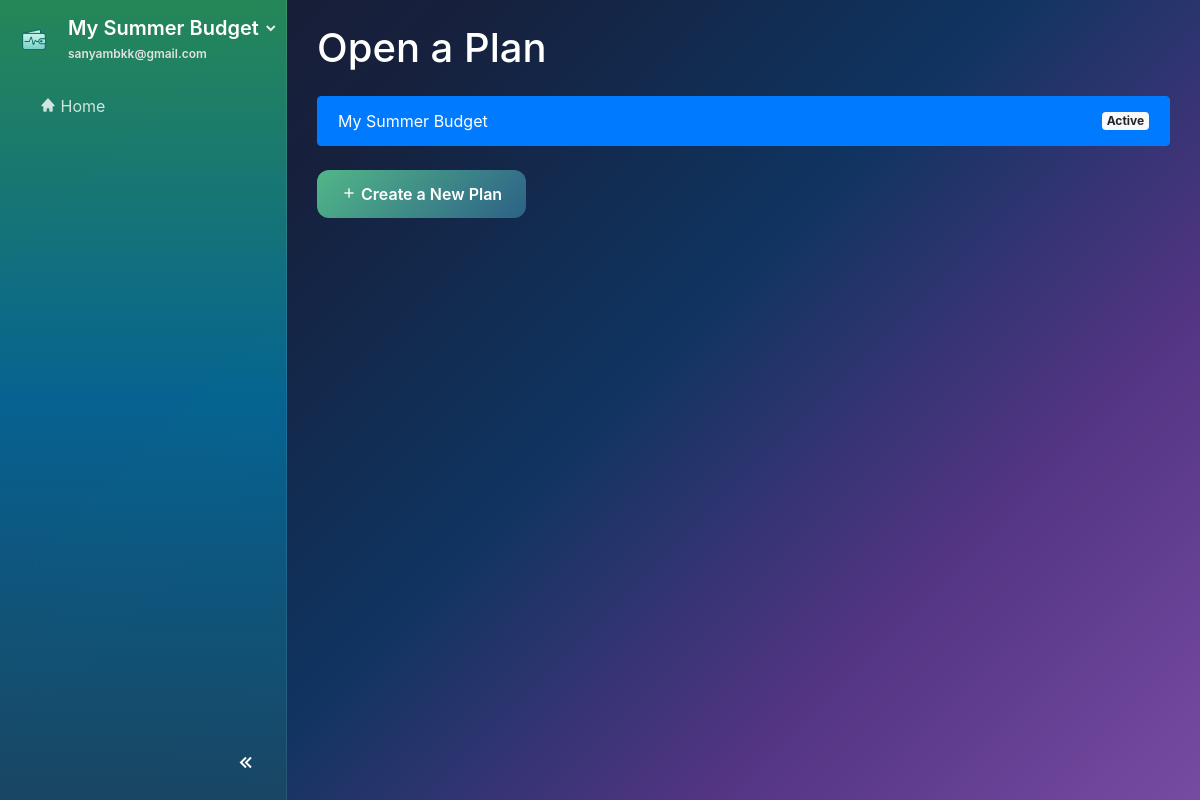
Page /open-plan (signed in) on the committed database.
### website/models.py (models this page shows)
class Plan(db.Model):
    id             = db.Column(db.Integer, primary_key=True)
    name           = db.Column(db.String(100), nullable=False)
    monthly_income = db.Column(db.Float)
    budget_pref    = db.Column(JSON)  # e.g., {"needs": 50, "wants": 30, "savings": 20}
    user_id        = db.Column(db.Integer, db.ForeignKey('user.id'), nullable=False)

class User(db.Model, UserMixin):
    id         = db.Column(db.Integer, primary_key=True)
    email      = db.Column(db.String(150), unique=True, nullable=False)
    password   = db.Column(db.String(150))
    first_name = db.Column(db.String(150))
    last_name  = db.Column(db.String(150))
    active_plan_id = db.Column(db.Integer, db.ForeignKey('plan.id'), nullable=True)
    profile_complete = db.Column(db.Boolean, default=False)
    theme = db.Column(db.String(50), nullable=False, default='system')
    notes = db.relationship('Note', backref='user', lazy=True)
    plans = db.relationship('Plan', foreign_keys=[Plan.user_id], backref='user', lazy=True, cascade="all, delete-orphan")
    active_plan = db.relationship('Plan', foreign_keys=[active_plan_id], post_update=True)

### website/views.py (the view)
@views.route('/open-plan')
@login_required
def open_plan():
    return render_template('open_plan.html', plans=current_user.plans)

### website/templates/open_plan.html (shortened to what this page needs)
{% extends "base.html" %}
{% block content %}
<div class="container mt-4">
    <h1 class="mb-4">Open a Plan</h1>
    <div class="list-group">
        {% for plan in plans %}
            <a href="{{ url_for('views.switch_plan', plan_id=plan.id) }}" class="list-group-item list-group-item-action d-flex justify-content-between align-items-center {% if plan.id == current_user.active_plan_id %}active{% endif %}">
                {{ plan.name }}
                {% if plan.id == current_user.active_plan_id %}
                    <span class="badge badge-light">Active</span>
                {% endif %}
            </a>
        {% else %}
            <p>You don't have any plans yet. <a href="{{ url_for('onboard.show_form') }}">Create one now!</a></p>
        {% endfor %}
    </div>
    <a href="{{ url_for('onboard.show_form') }}" class="btn btn-primary mt-4"><i class='bx bx-plus'></i> Create a New Plan</a>
</div>
{% endblock %}

### website/templates/base.html (shortened to what this page needs)
<!DOCTYPE html>
<html lang="en" data-initial-theme="{{ current_user.theme if current_user.is_authenticated else 'system' }}">
<head>
    <link rel="stylesheet" href="https://stackpath.bootstrapcdn.com/bootstrap/4.4.1/css/bootstrap.min.css"/>
    <link rel="stylesheet" href="https://stackpath.bootstrapcdn.com/font-awesome/4.7.0/css/font-awesome.min.css"/>
    <link href="https://unpkg.com/boxicons@2.1.4/css/boxicons.min.css" rel="stylesheet">
    <link href="{{ url_for('static', filename='css/general.css') }}" rel="stylesheet">
    <link href="{{ url_for('static', filename='css/sidebar.css') }}" rel="stylesheet">
    <link href="{{ url_for('static', filename='css/buttons.css') }}" rel="stylesheet">
    <link href="{{ url_for('static', filename='css/dashboard.css') }}" rel="stylesheet">
    <link href="{{ url_for('static', filename='css/auth.css') }}" rel="stylesheet">
    <link href="{{ url_for('static', filename='css/dark-theme.css') }}" rel="stylesheet">
    <link href="{{ url_for('static', filename='css/account_settings.css') }}" rel="stylesheet">
    <link href="{{ url_for('static', filename='css/chart-fixes.css') }}" rel="stylesheet">
</head>
{% set hide_sidebar = hide_sidebar | default(false) %}
<body id="page-body" class="d-flex {{ '' if hide_sidebar else 'with-sidebar' }} {% block page_class %}{% endblock %}">
    {% if not hide_sidebar %}
    <nav id="sidebar" class="text-white flex-column">
        <div class="sidebar-header px-3 py-3">
            <div class="d-flex align-items-center">
                <img src="{{ url_for('static', filename='images/logo.png') }}" alt="App logo" class="logo-img mr-3">
                <div class="flex-grow-1">
                    <div class="dropdown">
                        <a id="planDropdown"
                            href="#"
                            class="dropdown-toggle text-white text-decoration-none"
                            data-toggle="dropdown"
                            aria-haspopup="true"
                            aria-expanded="false">
                            <h5 class="mb-0">
                                <span class="sidebar-text">{{ current_user.active_plan.name if current_user.active_plan else 'Create a Plan' }}</span>
                            </h5>
                            <i class="bx bxs-chevron-down toggle-arrow"></i>
                        </a>
                    </div>
                    <small class="email-white sidebar-text">{{ current_user.email }}</small>
                </div>
            </div>
        </div>
        <ul class="nav flex-column px-3">
            <li class="nav-item">
                <a class="nav-link {% if request.path == url_for('views.home') %}active{% endif %}" href="{{ url_for('views.home') }}">
                    <i class='bx bxs-home'></i> <span class="sidebar-text">Home</span>
                </a>
            </li>
        </ul>
        <div class="sidebar-footer">
            <button id="sidebar-toggle" class="btn btn-link">
                <i class='bx bx-chevrons-left'></i>
            </button>
        </div>
    </nav>
    {% endif %}
    <div id="content-wrapper" class="w-100">
        <div class="container-fluid">
            {% block content %} {% endblock %}
        </div>
    </div>
</body>
</html>

### website/static/css/general.css (style rules this page uses)
html, body { height: 100%; margin: 0; font-family: 'Inter', -apple-system, BlinkMacSystemFont, sans-serif; }

### website/static/css/sidebar.css (style rules this page uses)
:root { --plan-dropdown-width: 260px; }
#sidebar { transition: all 0.4s cubic-bezier(0.25, 0.46, 0.45, 0.94); }
body.with-sidebar { transition: margin-left 0.4s cubic-bezier(0.25, 0.46, 0.45, 0.94); }
#sidebar { width: 287px; min-height: 100vh; position: fixed; left: 0; top: 0; overflow: visible !important; z-index: 1040; background: linear-gradient(180deg, rgba(34, 139, 87, 0.95) 0%, rgba(0, 100, 148, 0.95) 50%, rgba(21, 67, 96, 0.95) 100%) !important; backdrop-filter: blur(20px); border-right: 1px solid rgba(255, 255, 255, 0.1); }
body.with-sidebar { margin-left: 287px; }
#sidebar::before { content: ''; position: absolute; top: 0; left: 0; right: 0; bottom: 0; background: rgba(255, 255, 255, 0.02); pointer-events: none; }
.sidebar-header { display: flex; align-items: center; gap: .75rem; }
.sidebar-header .logo-img { width: 36px; height: 36px; object-fit: contain; }
.sidebar-header .sidebar-text { color: #fff; font-weight: 600; }
.sidebar-header .email-white { font-size: .75rem; color: rgba(255,255,255,.85); }
#planDropdown { color: #fff; text-decoration: none; }
#planDropdown .toggle-arrow { color: rgba(255,255,255,.9); font-size: 1rem; transition: transform .3s; }
#sidebar .nav-link { color: rgba(255, 255, 255, 0.8); transition: all 0.3s cubic-bezier(0.25, 0.46, 0.45, 0.94); border-radius: 12px; margin: 2px 8px; padding: 12px 16px; position: relative; overflow: hidden; }
.sidebar-footer { position: absolute; bottom: 0; width: 100%; padding: 10px 15px; text-align: right; }
#sidebar-toggle { color: rgba(255, 255, 255, 0.6); font-size: 24px; transition: color 0.3s; }
#sidebar-toggle i { transition: transform 0.3s ease-in-out; }
#planDropdown::after { display: none; }
#planDropdown { display: flex; align-items: center; justify-content: space-between; }
#planDropdown h5 { margin: 0; color: #fff; }
#planDropdown .toggle-arrow { margin-left: .25rem; }

### website/static/css/buttons.css (style rules this page uses)
.btn-primary { background: linear-gradient(135deg, #52b788 0%, #2d6187 100%); border: none; border-radius: 12px; padding: 12px 24px; font-weight: 600; transition: all 0.3s cubic-bezier(0.25, 0.46, 0.45, 0.94); position: relative; overflow: hidden; }
.btn-primary::before { content: ''; position: absolute; top: 0; left: -100%; width: 100%; height: 100%; background: linear-gradient(90deg, transparent, rgba(255,255,255,0.3), transparent); transition: left 0.5s; }

### website/static/css/dashboard.css (style rules this page uses)
body:not(.login-page):not(.signup-page):not(.forgot-page):not(.reset-page):not(.verify-page) h1, body:not(.login-page):not(.signup-page):not(.forgot-page):not(.reset-page):not(.verify-page) h2, body:not(.login-page):not(.signup-page):not(.forgot-page):not(.reset-page):not(.verify-page) h3, body:not(.login-page):not(.signup-page):not(.forgot-page):not(.reset-page):not(.verify-page) h4, body:not(.login-page):not(.signup-page):not(.forgot-page):not(.reset-page):not(.verify-page) h5, body:not(.login-page):not(.signup-page):not(.forgot-page):not(.reset-page):not(.verify-page) h6 { color: #ffffff !important; }
body:not(.login-page):not(.signup-page):not(.forgot-page):not(.reset-page):not(.verify-page) .text-white, body:not(.login-page):not(.signup-page):not(.forgot-page):not(.reset-page):not(.verify-page) .text-light, body:not(.login-page):not(.signup-page):not(.forgot-page):not(.reset-page):not(.verify-page) .text-muted, body:not(.login-page):not(.signup-page):not(.forgot-page):not(.reset-page):not(.verify-page) .text-primary, body:not(.login-page):not(.signup-page):not(.forgot-page):not(.reset-page):not(.verify-page) .text-secondary, body:not(.login-page):not(.signup-page):not(.forgot-page):not(.reset-page):not(.verify-page) .btn-link { color: #ffffff !important; }
body:not(.login-page):not(.signup-page):not(.forgot-page):not(.reset-page):not(.verify-page) small { color: #e0e0e0 !important; }
body:not(.login-page):not(.signup-page):not(.forgot-page):not(.reset-page):not(.verify-page) { background: linear-gradient(135deg, #1a1a2e 0%, #16213e 25%, #0f3460 50%, #533483 75%, #764ba2 100%); min-height: 100vh; background-attachment: fixed; background-size: cover; animation: gradientShift 8s ease infinite; }

### rows in the picture
Plan: active_plan "My Summer Budget", name "My Summer Budget", shows "Active"
User: email "sanyambkk@gmail.com"
